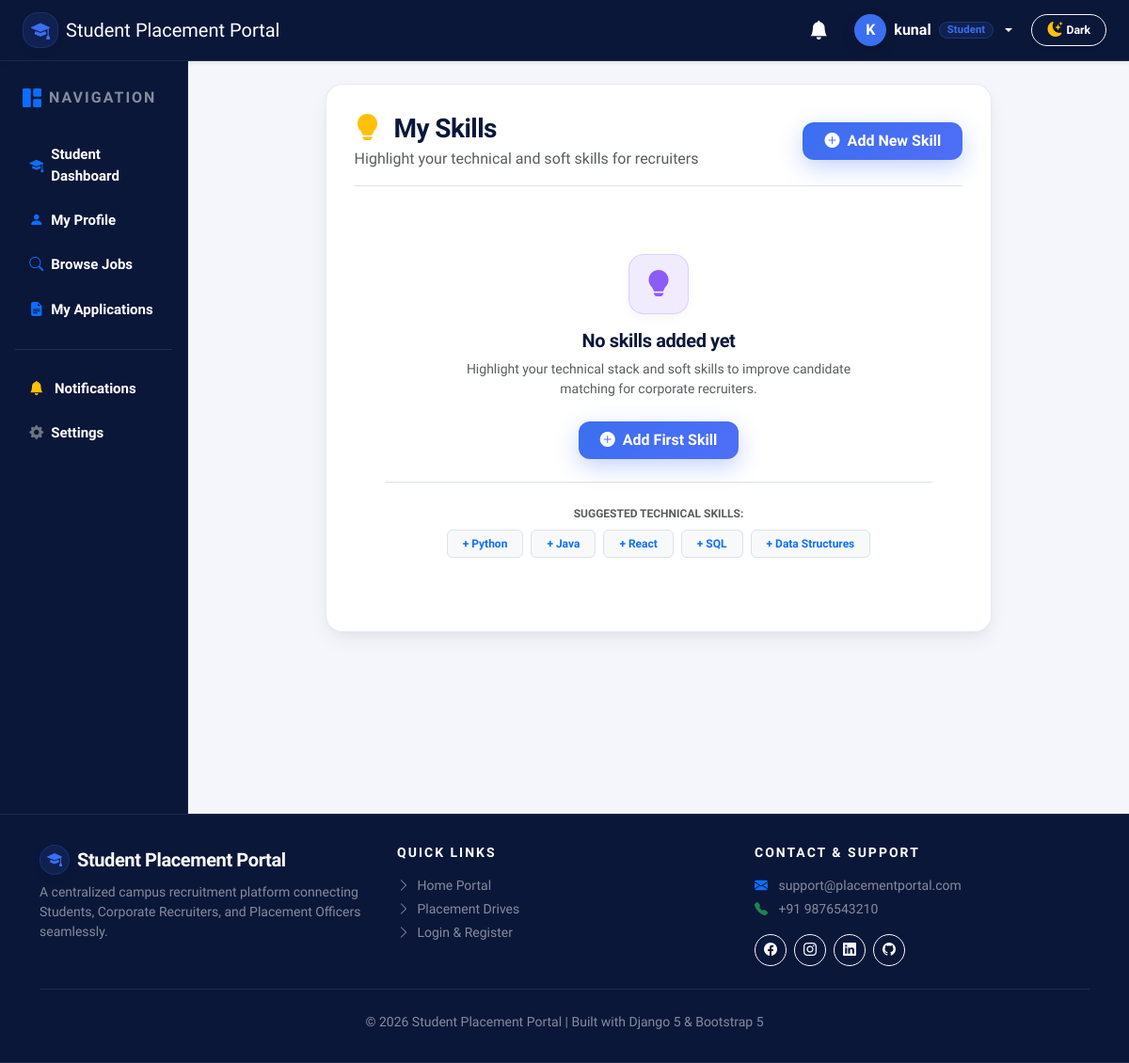
The page /students/skills/ (signed in) on the database as committed earlier.
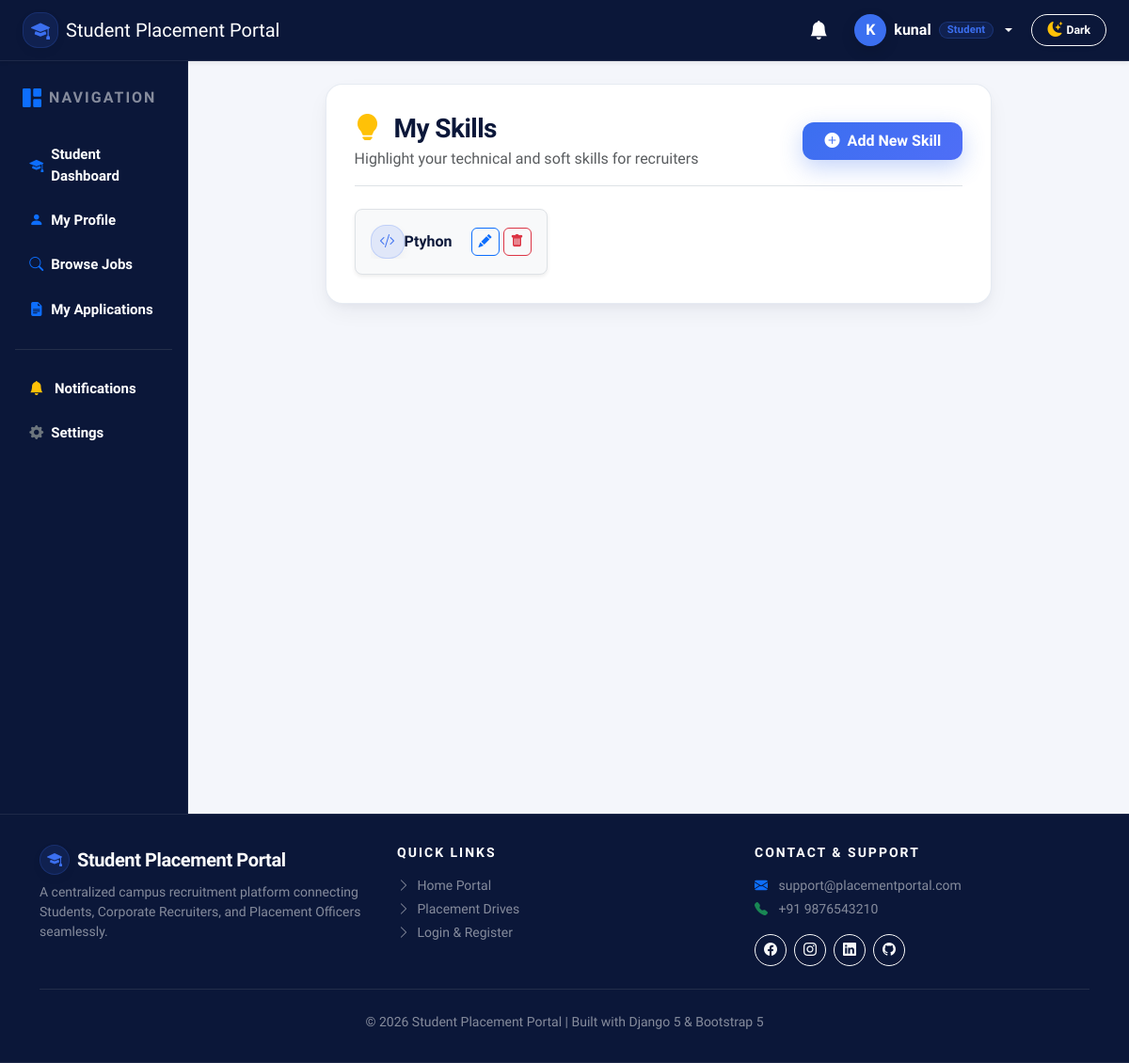
The same page on the database as committed later.
### students/models.py (models this page shows, shortened)
class Skill(models.Model):
    student = models.ForeignKey(
        Student,
        on_delete=models.CASCADE,
        related_name="skills"
    )
    skill_name = models.CharField(max_length=100)

### students/views.py (the view)
# urls.py: path("skills/", views.skills, name="skills"),
@login_required
def skills(request):
    student = get_object_or_404(Student, user=request.user)
    skills = Skill.objects.filter(student=student)
    return render(
        request,
        "student/skills.html",
        {
            "skills": skills,
        }
    )

### templates/student/skills.html (shortened to what the changed rows need)
{% extends "base.html" %}
{% block content %}
<div class="row justify-content-center">
    <div class="col-lg-9">
        <div class="spp-card">
            {% if skills %}
                <div class="row g-3">
                    {% for skill in skills %}
                        <div class="col-12 col-sm-6 col-md-4">
                            <div class="p-3 border rounded-3 bg-light d-flex align-items-center justify-content-between gap-2 shadow-sm hover-shadow h-100">
                                <div class="d-flex align-items-center gap-2.5 text-truncate">
                                    <div class="spp-stat-icon blue flex-shrink-0" style="width: 36px; height: 36px; font-size: 1rem;">
                                        <i class="bi bi-code-slash"></i>
                                    </div>
                                    <div class="text-truncate">
                                        <strong class="d-block text-truncate fs-6" style="color: var(--spp-navy);">{{ skill.skill_name }}</strong>
                                    </div>
                                </div>
                                <div class="d-flex align-items-center gap-1 flex-shrink-0">
                                    <a href="{% url 'students:edit_skill' skill.id %}" class="btn btn-sm btn-outline-primary p-1 rounded-2" title="Edit Skill" style="width: 30px; height: 30px; display: inline-flex; align-items: center; justify-content: center;">
                                        <i class="bi bi-pencil-fill fs-7"></i>
                                    </a>
                                    <a href="{% url 'students:delete_skill' skill.id %}" class="btn btn-sm btn-outline-danger p-1 rounded-2" title="Delete Skill" style="width: 30px; height: 30px; display: inline-flex; align-items: center; justify-content: center;">
                                        <i class="bi bi-trash-fill fs-7"></i>
                                    </a>
                                </div>
                            </div>
                        </div>
                    {% endfor %}
                </div>
            {% else %}
                <div class="spp-empty py-5 text-center">
                    <div class="spp-stat-icon purple mx-auto mb-3" style="width: 64px; height: 64px; font-size: 1.75rem;">
                        <i class="bi bi-lightbulb-fill"></i>
                    </div>
                    <h5 class="fw-bold mb-2" style="color: var(--spp-navy);">No skills added yet</h5>
                    <p class="text-muted small mx-auto mb-4" style="max-width: 440px;">
                        Highlight your technical stack and soft skills to improve candidate matching for corporate recruiters.
                    </p>
                    <a href="{% url 'students:add_skill' %}" class="btn-spp-primary py-2 px-3.5 fs-7">
                        <i class="bi bi-plus-circle-fill me-1.5"></i> Add First Skill
                    </a>
                    <div class="mt-4 pt-4 border-top">
                        <small class="text-muted fw-bold text-uppercase d-block mb-2" style="font-size: 0.75rem;">Suggested Technical Skills:</small>
                        <div class="d-flex flex-wrap justify-content-center gap-2">
                            <a href="{% url 'students:add_skill' %}?name=Python" class="badge bg-light text-primary border text-decoration-none py-2 px-3 fw-bold fs-7 hover-shadow">+ Python</a>
                            <a href="{% url 'students:add_skill' %}?name=Java" class="badge bg-light text-primary border text-decoration-none py-2 px-3 fw-bold fs-7 hover-shadow">+ Java</a>
                            <a href="{% url 'students:add_skill' %}?name=React" class="badge bg-light text-primary border text-decoration-none py-2 px-3 fw-bold fs-7 hover-shadow">+ React</a>
                            <a href="{% url 'students:add_skill' %}?name=SQL" class="badge bg-light text-primary border text-decoration-none py-2 px-3 fw-bold fs-7 hover-shadow">+ SQL</a>
                            <a href="{% url 'students:add_skill' %}?name=Data+Structures" class="badge bg-light text-primary border text-decoration-none py-2 px-3 fw-bold fs-7 hover-shadow">+ Data Structures</a>
                        </div>
                    </div>
                </div>
            {% endif %}
        </div>
    </div>
</div>
{% endblock %}

Rows that differ between the two databases and show on the page:
added Skill: skill_name "Ptyhon"
Other text that changed with them:
text no longer shown: "No skills added yet Highlight your technical stack and soft skills to improve candidate matching for corporate recruiters. Add First Skill SUGGESTED TECHNICAL SKILLS: + Python + Java + React + SQL + Data Structures"
